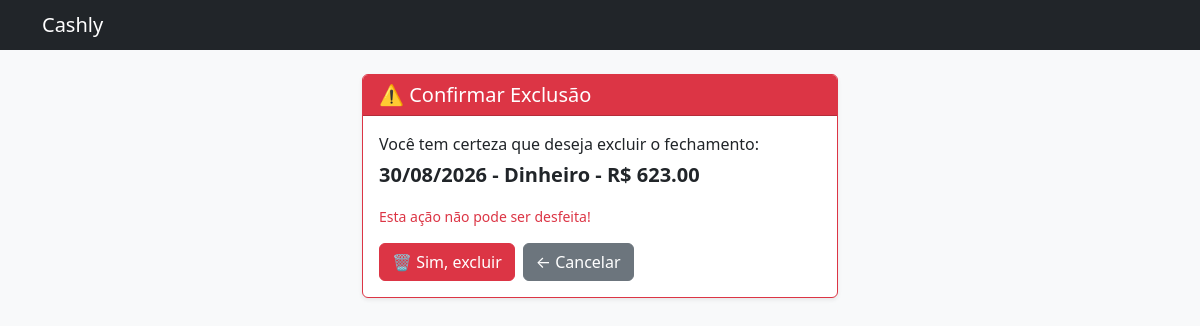
/vendas/4/excluir/, run on the app's committed database.
### vendas/models.py (models this page shows, shortened)
class Vendas(models.Model):
    data = models.DateField(default=timezone.localdate)
    TIPO_PAGAMENTO = [
        ('DINHEIRO', 'Dinheiro'),
        ('PIX', 'Pix'),
        ('DEBITO', 'Débito'),
        ('CREDITO', 'Crédito'),
    ]
    tipo_pagamento = models.CharField(max_length=10, choices=TIPO_PAGAMENTO)
    valor_total = models.DecimalField(max_digits=10, decimal_places=2)
    BANDEIRA_CARTAO = [
        ('VISA', 'Visa'),
        ('MASTERCARD', 'Mastercard'),
        ('ELO', 'Elo'),
    ]
    bandeira_cartao = models.CharField(max_length=30, choices=BANDEIRA_CARTAO, blank=True)
    responsavel = models.CharField(max_length=100)
    num_caixa =  models.CharField(max_length=20, blank=True)
    obs = models.TextField(blank=True)
    conferido = models.BooleanField(default=False)

### vendas/views.py (the view)
# urls.py: path('<int:pk>/excluir/', views.excluir_vendas, name='excluir_vendas'),
def excluir_vendas(request, pk):
    venda = venda = get_object_or_404(Vendas, pk=pk)
    if request.method == 'POST':
        venda.delete()
        return redirect('listar_vendas')
    return render(request, 'confirmar_exclusao.html', {'venda': venda})

### vendas/templates/confirmar_exclusao.html (shortened to what this page needs)
<!DOCTYPE html>
<html lang="pt-br">
<head>
    <link href="https://cdn.jsdelivr.net/npm/bootstrap@5.3.3/dist/css/bootstrap.min.css" rel="stylesheet">
</head>
<body class="bg-light">
    <nav class="navbar navbar-dark bg-dark mb-4">
        <div class="container">
            <span class="navbar-brand mb-0 h1">Cashly</span>
        </div>
    </nav>
    <main class="container pb-5" style="max-width: 500px;">
        <div class="card border-danger shadow-sm">
            <div class="card-header bg-danger text-white">
                <h1 class="h5 mb-0">⚠️ Confirmar Exclusão</h1>
            </div>
            <div class="card-body">
                <p class="mb-1">Você tem certeza que deseja excluir o fechamento:</p>
                <p class="fw-bold fs-5 text-dark">
                    {{ venda.data|date:"d/m/Y" }} -
                    {{ venda.get_tipo_pagamento_display }} -
                    R$ {{ venda.valor_total }}
                </p>
                <p class="text-danger small mb-3">Esta ação não pode ser desfeita!</p>
                <form method="post">
                    <div class="d-flex gap-2">
                        <button type="submit" class="btn btn-danger">🗑️ Sim, excluir</button>
                        <a href="{% url 'listar_vendas' %}" class="btn btn-secondary">← Cancelar</a>
                    </div>
                </form>
            </div>
        </div>
    </main>
</body>
</html>

### data on the page
Vendas: data "30/08/2026", tipo_pagamento "Dinheiro", valor_total "623.00"
